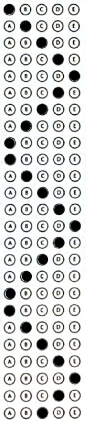
#> input picture regiao_enem/regiao_4.jpg, 86 x 421 px
$ python analise_regiao4.py
#> lines starting #> are read from the running program, lines starting #| are printed output that depends on the picture; after the words box and inside, x2 and y2 are one past the last pixel; in counts of white or black regions, pixels touching at a corner belong together
### relative_path.py
import os, sys
def resource_path(relative_path):
    """ Get absolute path to resource, works for dev and for PyInstaller """
    base_path = getattr(
        sys,
        '_MEIPASS',
        os.path.dirname(os.path.abspath(__file__)))
    return os.path.join(base_path, relative_path)

### analise_regiao4.py
import cv2
import relative_path

def executar_analise_regiao4():

    # Função para binarizar a imagem
    def binarizar_imagem(imagem):
        # Converter a imagem para tons de cinza
        imagem_gray = cv2.cvtColor(imagem, cv2.COLOR_BGR2GRAY)

        # Aplicar uma operação de limiarização para binarizar a imagem
        _, imagem_binarizada = cv2.threshold(imagem_gray, 70, 255, cv2.THRESH_BINARY_INV)

        return imagem_binarizada

    # Função para extrair as respostas das questões da região 3
    def extrair_respostas_regiao_3(regiao_binarizada):
        respostas = []
        for linha in range(25):  # Ajuste para 25 linhas
            for coluna in range(5):  # Ajuste para 5 colunas
                x1 = coluna * 50
                y1 = linha * 50
                x2 = (coluna + 1) * 50
                y2 = (linha + 1) * 50

                circulo = regiao_binarizada[y1:y2, x1:x2]
                altura, largura = circulo.shape[:2]
                area_circulo = cv2.countNonZero(circulo)
                if area_circulo > 0.15 * altura * largura:
                    resposta = chr(65 + coluna)  # Converte o índice da coluna para a letra correspondente ('A' a 'E')
                    respostas.append(resposta)

        return respostas

    # Ler a imagem da região 3
    imagem_regiao3 = cv2.imread(relative_path.resource_path('regiao_enem/regiao_4.jpg'))
#> imagem_regiao3 is the input picture: shape (421, 86, 3); mean B, G, R 208.5, 209.7, 208

    # Redimensionar a imagem (aumentar 3x)
    imagem_regiao3 = cv2.resize(imagem_regiao3, None, fx=3, fy=3, interpolation=cv2.INTER_LINEAR)
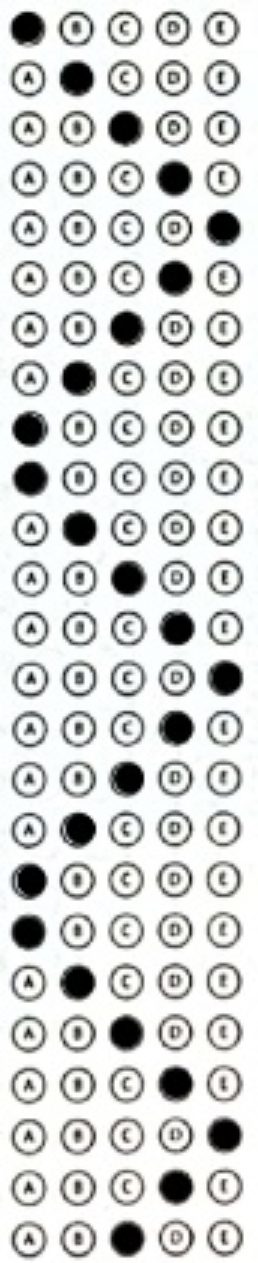
#> imagem_regiao3: shape (1263, 258, 3); mean B, G, R 208.4, 209.6, 207.9

    # Binarizar a imagem da região 3
    imagem_binarizada3 = binarizar_imagem(imagem_regiao3)
#> in binarizar_imagem, `_, imagem_binarizada = cv2.threshold(imagem_gray, 70, 255, cv2.THRESH_..`:
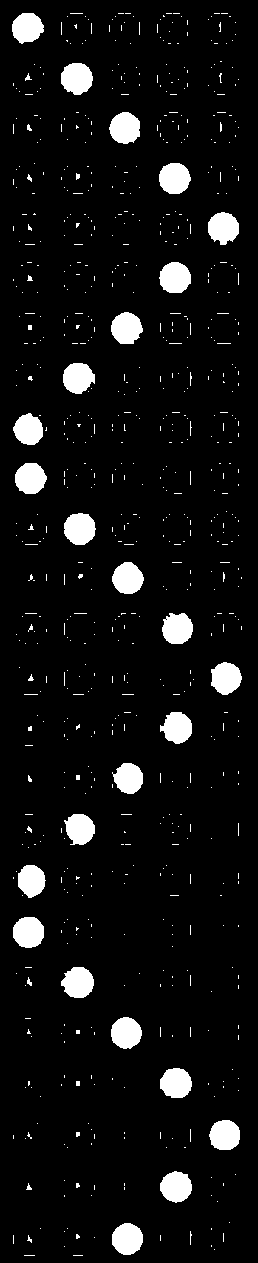
#> imagem_binarizada: shape (1263, 258); 6.6% white; 751 white regions (715 under 20 px), largest, box (x1, y1, x2, y2) and area: (64, 513, 96, 545) 804, (61, 63, 93, 95) 796, (159, 163, 191, 194) 782

    # Exibir a imagem binarizada da região 3
    #cv2.imshow('Imagem Binarizada Região 3', imagem_binarizada3)
    #cv2.waitKey(0)
    #cv2.destroyAllWindows()

    # Extrair as respostas das questões da imagem binarizada da região 3
    respostas_regiao3 = extrair_respostas_regiao_3(imagem_binarizada3)
#> after the loop in extrair_respostas_regiao_3, `for linha in range(25):`:
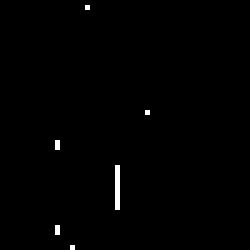
#> circulo: shape (50, 50) (shown 5 times larger); 0.64% white in thin lines or dots, all inside (x1, y1, x2, y2) = (11, 1, 30, 50)
#> after the loop in extrair_respostas_regiao_3, `for linha in range(25):`: respostas = 25 items, first 6: 'A', 'B', 'C', 'D', 'E', 'D'
#> respostas_regiao3 = 25 items, first 6: 'A', 'B', 'C', 'D', 'E', 'D'

    # Imprimir as respostas das questões
    for i, resposta in enumerate(respostas_regiao3, start=25):
        print(f'Questão {i+1}: {resposta}')
#> this loop made 25 passes
#> resposta on passes 1 to 12: 'A', 'B', 'C', 'D', 'E', 'D', 'C', 'B', 'A', 'A', 'B', 'C'
#| Questão 26: A
#| Questão 27: B
#| Questão 28: C
#| Questão 29: D
#| Questão 30: E
#| Questão 31: D
#| Questão 32: C
#| Questão 33: B
#> (further printed lines are left out)


# Chamada da função principal
if __name__ == "__main__":
    executar_analise_regiao4()

$ run again, with regiao_enem/regiao_1.jpg copied over regiao_enem/regiao_4.jpg
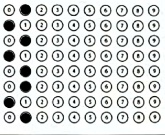
#> input picture regiao_enem/regiao_1.jpg, 165 x 135 px
#> in executar_analise_regiao4, imagem_regiao3 is the input picture: shape (135, 165, 3); mean B, G, R 210.9, 211.4, 209.2
#> in executar_analise_regiao4, `imagem_regiao3 = cv2.resize(imagem_regiao3, None, fx=3, fy=3, interpol..`:
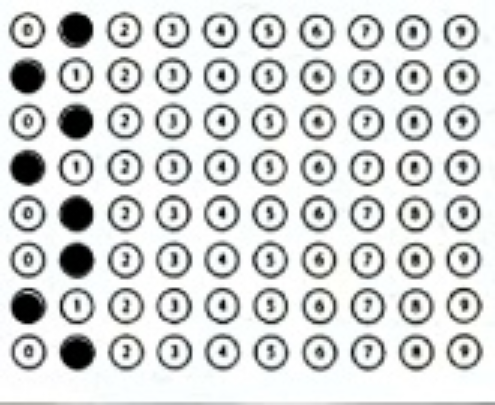
#> imagem_regiao3: shape (405, 495, 3); mean B, G, R 210.8, 211.3, 209.1
#> in binarizar_imagem, `_, imagem_binarizada = cv2.threshold(imagem_gray, 70, 255, cv2.THRESH_..`:
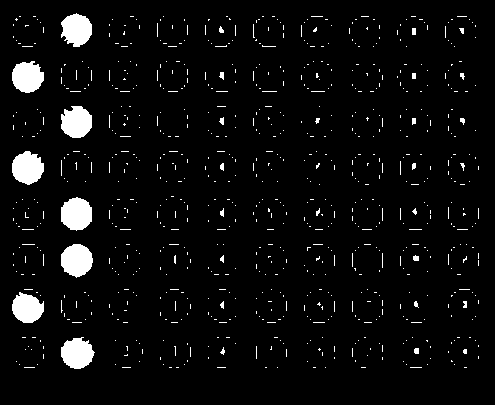
#> imagem_binarizada: shape (405, 495); 4.7% white; 805 white regions (778 under 20 px), largest, box (x1, y1, x2, y2) and area: (61, 197, 92, 231) 823, (61, 244, 93, 278) 815, (12, 151, 44, 185) 804
#> after the loop in extrair_respostas_regiao_3, `for linha in range(25):`: respostas = ['B', 'A', 'B', 'A', 'B', 'B', 'A', 'B']
#> the loop in executar_analise_regiao4, `for i, resposta in enumerate(respostas_regiao3, start=25):` made 8 passes
#> (printed output is left out)

$ run again, with regiao_enem/regiao_2.jpg copied over regiao_enem/regiao_4.jpg
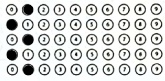
#> input picture regiao_enem/regiao_2.jpg, 165 x 81 px
#> in executar_analise_regiao4, imagem_regiao3 is the input picture: shape (81, 165, 3); mean B, G, R 209.4, 210.8, 209.1
#> in executar_analise_regiao4, `imagem_regiao3 = cv2.resize(imagem_regiao3, None, fx=3, fy=3, interpol..`:
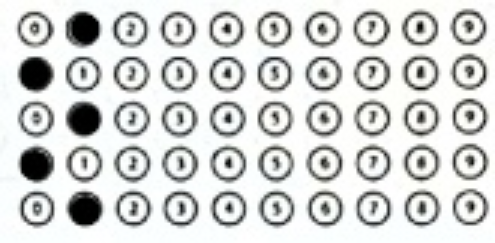
#> imagem_regiao3: shape (243, 495, 3); mean B, G, R 209.4, 210.8, 209
#> in binarizar_imagem, `_, imagem_binarizada = cv2.threshold(imagem_gray, 70, 255, cv2.THRESH_..`:
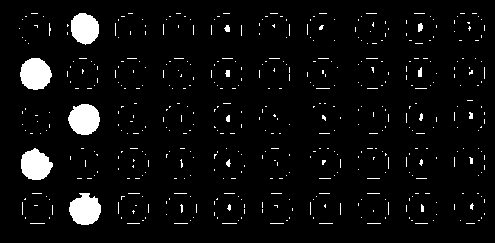
#> imagem_binarizada: shape (243, 495); 4.9% white; 481 white regions (466 under 20 px), largest, box (x1, y1, x2, y2) and area: (20, 58, 52, 90) 785, (68, 104, 100, 135) 768, (69, 193, 101, 225) 761
#> after the loop in extrair_respostas_regiao_3, `for linha in range(25):`: respostas = ['B', 'A', 'B', 'A', 'B']
#> the loop in executar_analise_regiao4, `for i, resposta in enumerate(respostas_regiao3, start=25):` made 5 passes
#> (printed output is left out)
